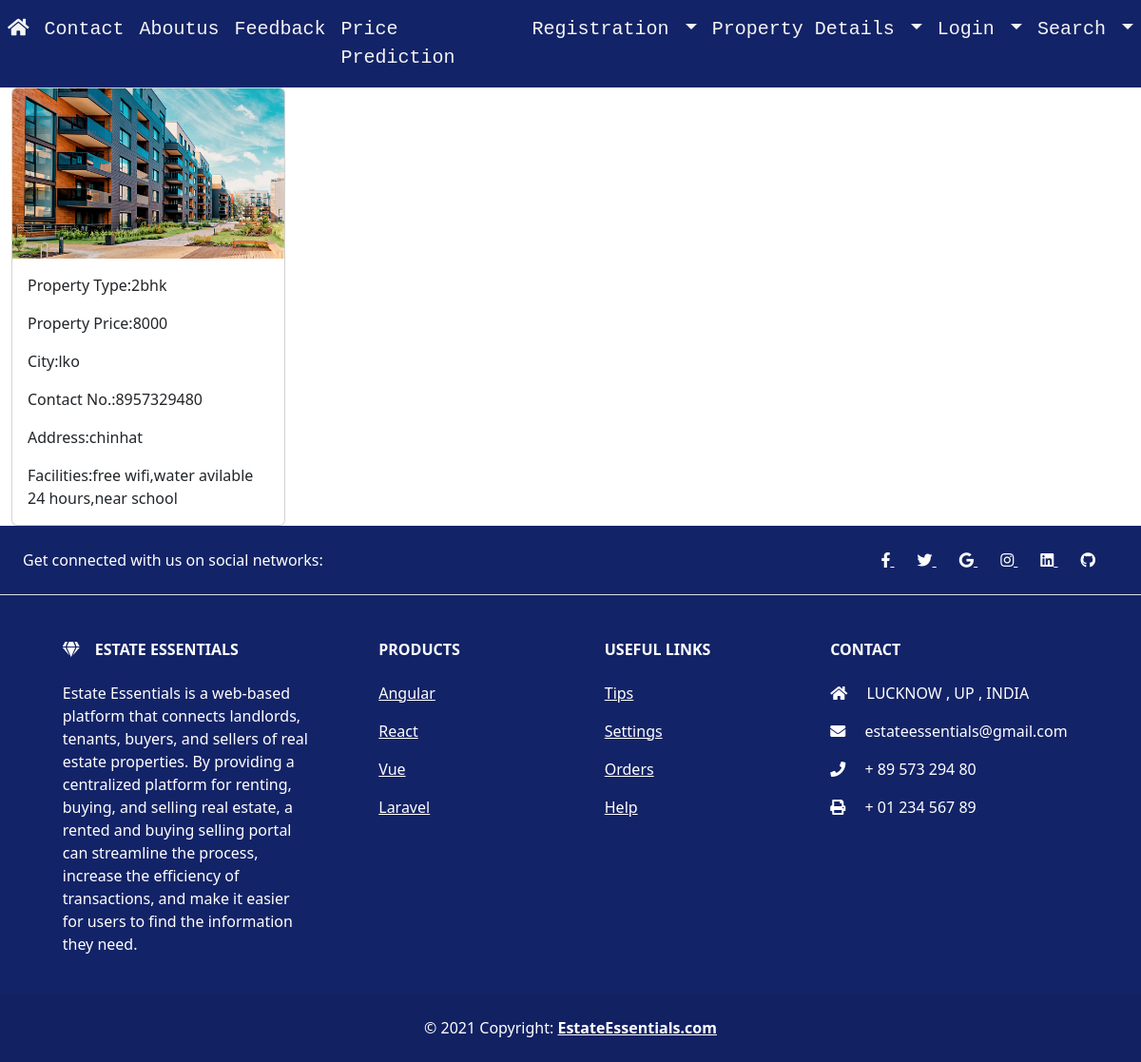
The app's page /rented_view/ with its own data.
### ess_app/models.py (models this page shows)
class Rented(models.Model):
    user_id=models.CharField(max_length=45,default=None,null=False)
    property_type=models.CharField(max_length=45,default=None,null=False)
    rent_price=models.CharField(max_length=100,default=None,null=False)
    facilities=models.TextField(null=False)
    city=models.CharField(max_length=100,default=None,null=False)
    address=models.TextField(null=False)
    contact=models.CharField(max_length=100,default=None,null=False)
    picture=models.FileField(max_length=100,upload_to="ess_app/photo",default="")
    date=models.DateField(default=timezone.now)

### ess_app/views.py (the view)
# urls.py: path("rented_view/",views.rented_view,name="rented_view"),
def rented_view(request):
    if request .method =="GET":
        rentedlist=Rented.objects.all()
        context={
                "rented_data":rentedlist
            }
        return render(request,'ess_app/html/rented_view.html',context)

### ess_app/templates/ess_app/html/rented_view.html (shortened to what this page needs)
{%load static%}
<!DOCTYPE html>
<html lang="en">
<head>
    {%include 'ess_app/common/commoncss.html'%}
</head>
<body>
    {%include 'ess_app/common/navbar.html'%}
<div>
    {%for r in rented_data%}
  <div class="card" style="width: 18rem;float: left;margin-left: 1%;">
    <img class="card-img-top" src="/media/{{r.picture}}" alt="Card image cap">
    <div class="card-body">
      <p class="card-text">Property Type:{{r.property_type}}
      <p class="card-text">Property Price:{{r.rent_price}}
      <p class="card-text">City:{{r.city}}
      <p class="card-text">Contact No.:{{r.contact}}
      <p class="card-text">Address:{{r.address}}
      <p class="card-text">Facilities:{{r.facilities}}
  </div>
  </div>
{%endfor%}
</div>
 <div style="clear: both;">
{%include 'ess_app/common/footer.html'%}
 </div>
</body>
</html>

### records on screen
Rented: picture (picture), property_type "2bhk", rent_price "8000", city "lko", contact "8957329480", address "chinhat", facilities "free wifi,water avilable 24 hours,near school"
